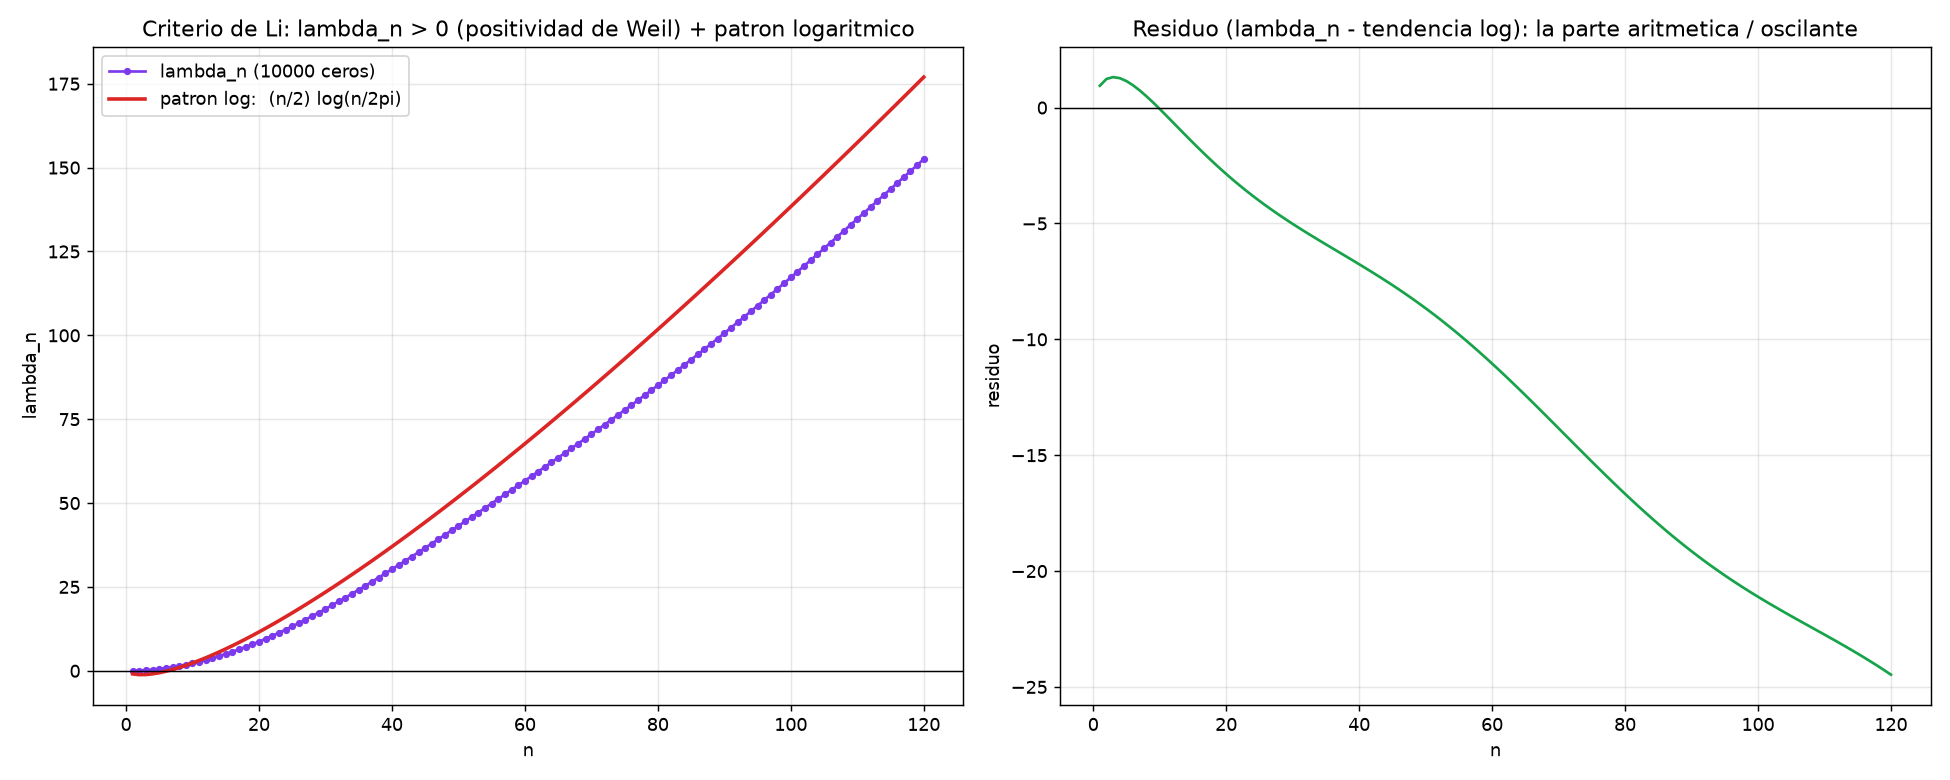

Write Python code to recreate this figure.
"""
Positividad de Weil, forma diagonal: criterio de Li sobre los 10000 ceros.

Coeficientes de Li:  lambda_n = sum_rho [ 1 - (1 - 1/rho)^n ]   (rho y su conjugado)
Criterio de Li:  RH  <=>  lambda_n >= 0  para todo n >= 1.

Clave estructural: para un cero SOBRE la linea, |1 - 1/rho| = 1 exactamente,
asi que el termino de cada par conjugado es  2 - 2 cos(n*theta) >= 0  automatico.
Si un cero estuviera FUERA, |1-1/rho| != 1 y el termino podria hacerse negativo
para algun n -> lambda_n < 0. Ahi 'se rompe' la positividad.

Computamos lambda_n sobre los ceros reales y mostramos:
  (1) todos positivos (consistente con RH, como debe ser: estan en la linea)
  (2) su crecimiento ~ (n/2) log(n/2pi) : EL PATRON LOGARITMICO ESPECTRAL
  (3) el residuo oscilante = la parte aritmetica (primos)
"""
import math
import numpy as np

g = np.loadtxt("zeros_10000.txt")
rho = 0.5 + 1j*g
a = 1.0 - 1.0/rho          # 1 - 1/rho  (|a| = 1 en la linea)
print(f"chequeo |1-1/rho| medio = {np.abs(a).mean():.10f} (debe ser 1.0 en la linea)")

# lambda_n = sum sobre pares conjugados de [2 - 2 Re(a^n)]
Nmax = 120
lam = np.empty(Nmax)
an = np.ones_like(a)
for n in range(1, Nmax+1):
    an = an * a            # a^n incremental
    lam[n-1] = np.sum(2.0 - 2.0*np.real(an))

# validacion: lambda_1 conocido = 1 + gamma_E/2 - (1/2)log(4pi) ~ 0.0230957
lam1_teo = 1 + 0.5772156649/2 - 0.5*math.log(4*math.pi)
print(f"lambda_1 computado = {lam[0]:.6f}   teorico = {lam1_teo:.6f}")

# patron logaritmico suave:  lambda_n ~ (n/2)(log(n/2pi) - 1) + ...
ns = np.arange(1, Nmax+1)
suave = (ns/2)*(np.log(ns/(2*math.pi)) ) - (ns/2)*(1 - 0.5772156649 - math.log(2))

print("\n n    lambda_n     (n/2)log(n/2pi)   positivo?")
for n in [1,2,5,10,20,50,100]:
    print(f"{n:3d}  {lam[n-1]:11.4f}   {(n/2)*math.log(n/(2*math.pi)):13.4f}   {lam[n-1]>0}")

neg = np.where(lam < 0)[0]
print(f"\ncoeficientes negativos entre n=1..{Nmax}: {len(neg)} "
      f"(RH predice CERO; hallar uno negativo REFUTARIA RH)")
print(f"minimo lambda_n = {lam.min():.4f} en n={np.argmin(lam)+1}")

# ---------- grafico ----------
import matplotlib.pyplot as plt
fig, (ax1, ax2) = plt.subplots(1, 2, figsize=(15, 6))

ax1.plot(ns, lam, "o-", color="#7c3aed", ms=3, label="lambda_n (10000 ceros)")
ax1.plot(ns, (ns/2)*np.log(ns/(2*math.pi)), color="#dc2626", lw=2,
         label="patron log:  (n/2) log(n/2pi)")
ax1.axhline(0, color="black", lw=0.8)
ax1.set_title("Criterio de Li: lambda_n > 0 (positividad de Weil) + patron logaritmico")
ax1.set_xlabel("n"); ax1.set_ylabel("lambda_n")
ax1.legend(); ax1.grid(True, alpha=0.3)

# residuo: lambda_n menos su tendencia suave -> la parte aritmetica (primos)
resid = lam - (ns/2)*np.log(ns/(2*math.pi))
ax2.plot(ns, resid, color="#16a34a", lw=1.5)
ax2.axhline(0, color="black", lw=0.8)
ax2.set_title("Residuo (lambda_n - tendencia log): la parte aritmetica / oscilante")
ax2.set_xlabel("n"); ax2.set_ylabel("residuo")
ax2.grid(True, alpha=0.3)

plt.tight_layout()
plt.savefig("positividad_li.png", dpi=130)
print("\nGuardado: positividad_li.png")
